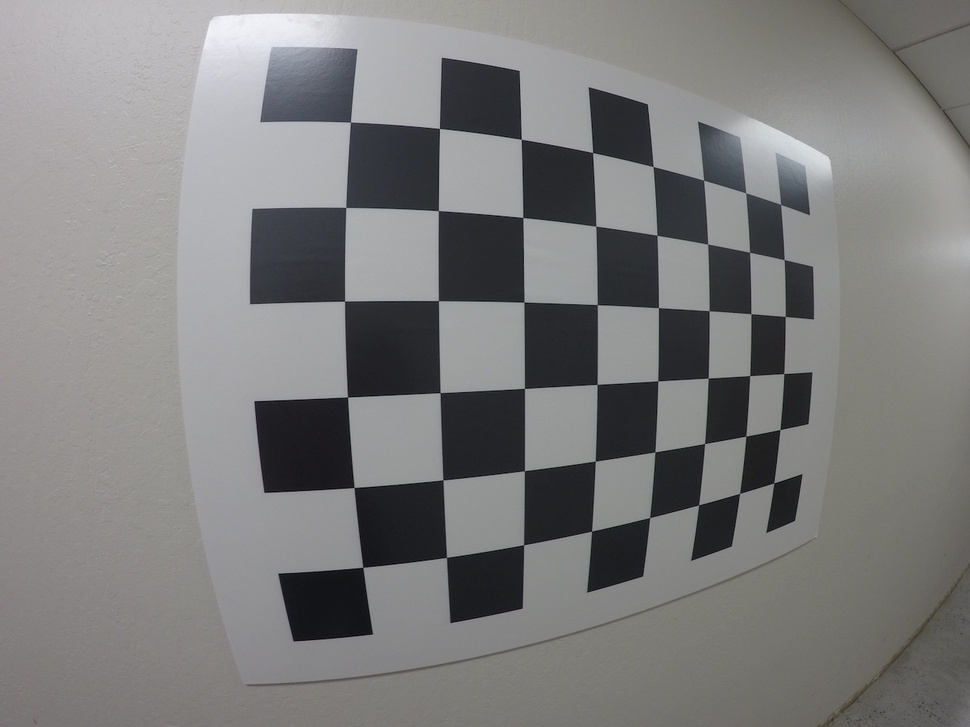
#> input picture CarND-Camera-Calibration-master/calibration_wide/GOPR0032.jpg, 970 x 727 px, shrunk from 1280 x 960 before the run; its folder holds 6 pictures in this run
$ jupyter execute --allow-errors camera_calibration.ipynb   (shell and % lines are left out)   (Python 2 division)
#> lines starting #> are read from the running program, lines starting #| are printed output that depends on the picture
#> further down, img is the input picture: shape (727, 970, 3); mean R, G, B 125.1, 124.9, 124.7
#> `ret, corners = cv2.findChessboardCorners(gray, (8,6), None)`: ret = True; corners = 48 rows, first 8: [350.4, 122], [439.4, 128.4], [521.3, 139.2], [592.7, 152.7], [653.1, 166.5], [703.6, 180.2], [745.7, 192.7], [780.6, 204.5]
[cell 1]
# %%HTML
# <style> code {background-color : pink !important;} </style>

Camera Calibration with OpenCV
===

### Run the code in the cell below to extract object points and image points for camera calibration.

[cell 2]
import numpy as np
import cv2
import glob
import matplotlib.pyplot as plt
import matplotlib.image as mpimg

# prepare object points, like (0,0,0), (1,0,0), (2,0,0) ....,(6,5,0)
objp = np.zeros((6*8,3), np.float32)
objp[:,:2] = np.mgrid[0:8, 0:6].T.reshape(-1,2)

# Arrays to store object points and image points from all the images.
objpoints = [] # 3d points in real world space
imgpoints = [] # 2d points in image plane.

# Make a list of calibration images
images = glob.glob('calibration_wide/GO*.jpg')

# Step through the list and search for chessboard corners
#> (the rest of this cell did not finish here and is left out)

### If the above cell ran sucessfully, you should now have `objpoints` and `imgpoints` needed for camera calibration.  Run the cell below to calibrate, calculate distortion coefficients, and test undistortion on an image!

[cell 3]
import pickle

# Test undistortion on an image
img = cv2.imread('calibration_wide/test_image.jpg')
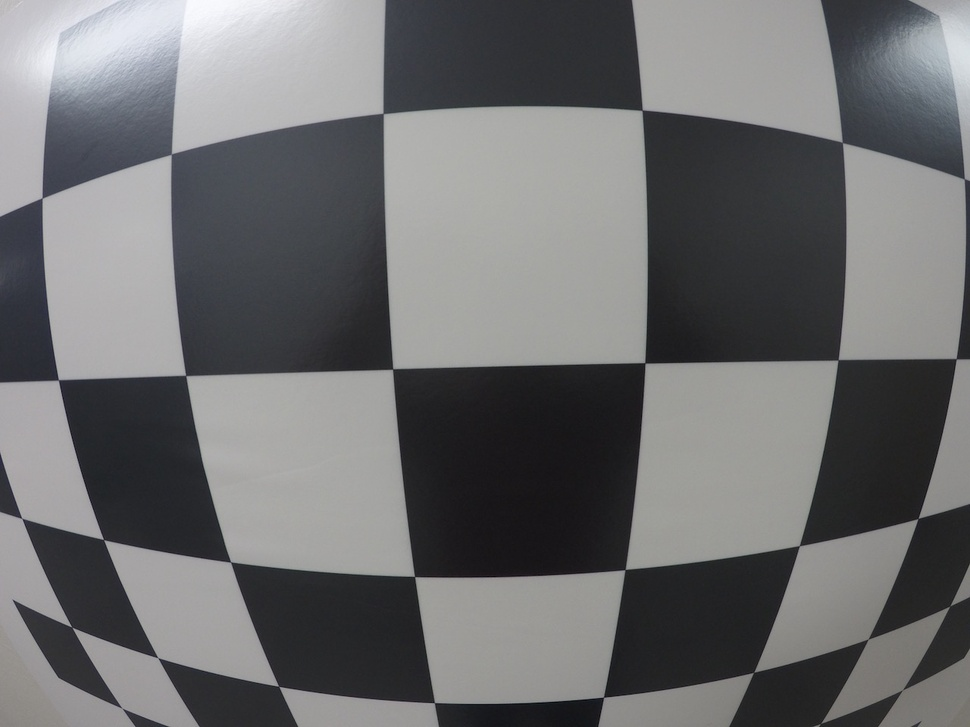
#> input picture CarND-Camera-Calibration-master/calibration_wide/test_image.jpg, 970 x 727 px, shrunk from 1280 x 960 before the run
#> img is the input picture: shape (727, 970, 3); mean B, G, R 110.7, 109.5, 109.1
img_size = (img.shape[1], img.shape[0])
#> img_size = (970, 727)

# Do camera calibration given object points and image points
ret, mtx, dist, rvecs, tvecs = cv2.calibrateCamera(objpoints, imgpoints, img_size,None,None)
#> ret = 0.256; mtx = [[382.6, 0, 484.1], [0, 383.8, 375.4], [0, 0, 1]]; dist = [[-0.222, 0.0884, -0.000206, 0.0058, -0.0261]]; rvecs = ([0.0812, -0.295, -0.0252],); tvecs = ([-1.48, -2.76, 3.64],)

dst = cv2.undistort(img, mtx, dist, None, mtx)
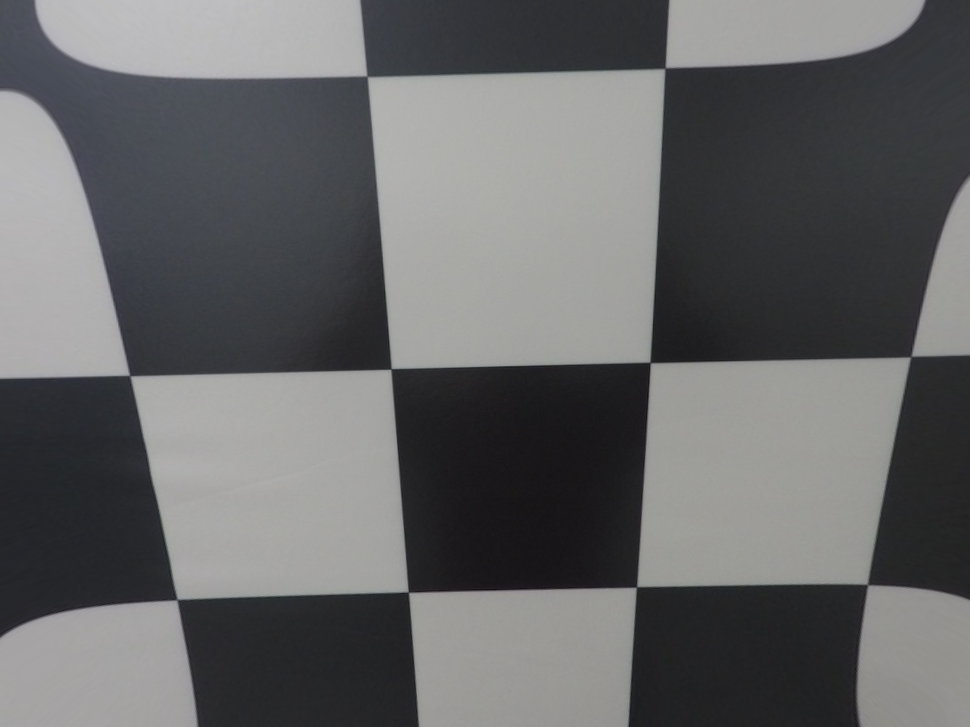
#> dst: shape (727, 970, 3); mean B, G, R 102.9, 102, 101.5
cv2.imwrite('calibration_wide/test_undist.jpg',dst)

# Save the camera calibration result for later use (we won't worry about rvecs / tvecs)
dist_pickle = {}
dist_pickle["mtx"] = mtx
dist_pickle["dist"] = dist
pickle.dump( dist_pickle, open( "calibration_wide/wide_dist_pickle.p", "wb" ) )
#dst = cv2.cvtColor(dst, cv2.COLOR_BGR2RGB)
# Visualize undistortion
f, (ax1, ax2) = plt.subplots(1, 2, figsize=(20,10))
ax1.imshow(img)
ax1.set_title('Original Image', fontsize=30)
ax2.imshow(dst)
ax2.set_title('Undistorted Image', fontsize=30)
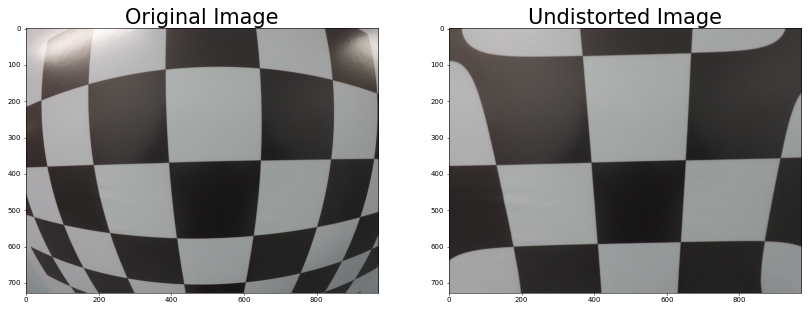
#> figure drawn by matplotlib, 2 panels; B, G, R data is drawn as R, G, B

[cell 4]
# Perspective Transform
import pickle
import cv2
import numpy as np
import matplotlib.pyplot as plt
import matplotlib.image as mpimg

# Read in the saved camera matrix and distortion coefficients
# These are the arrays you calculated using cv2.calibrateCamera()
dist_pickle = pickle.load( open( "calibration_wide/wide_dist_pickle.p", "rb" ) )
mtx = dist_pickle["mtx"]
dist = dist_pickle["dist"]

# Read in an image
img = mpimg.imread('calibration_wide/GOPR0060.jpg')
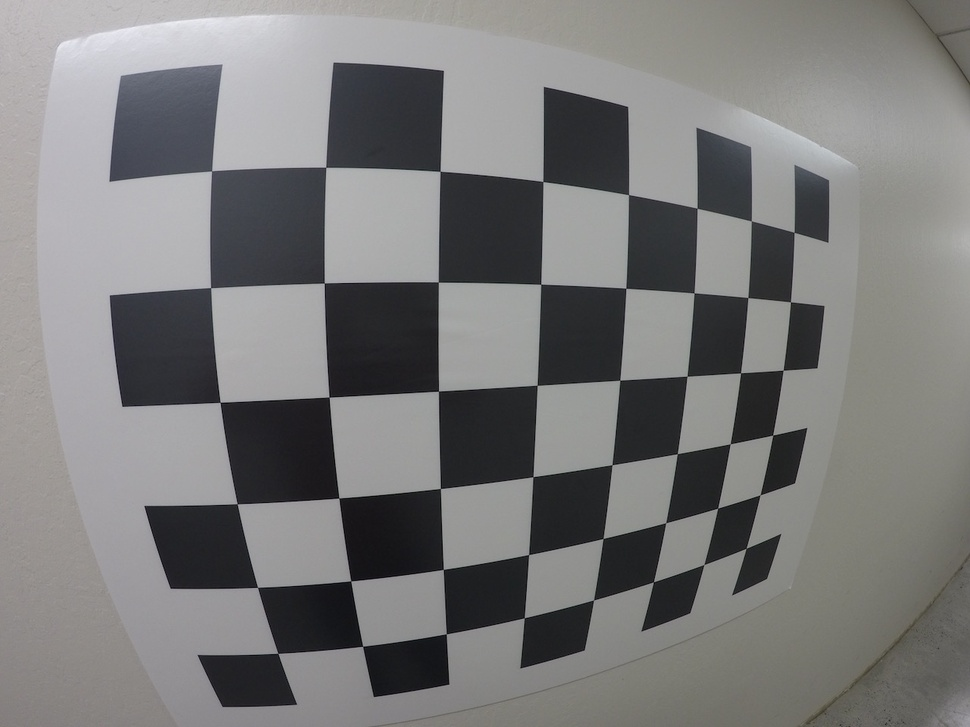
#> input picture CarND-Camera-Calibration-master/calibration_wide/GOPR0060.jpg, 970 x 727 px, shrunk from 1280 x 960 before the run
#> img is the input picture: shape (727, 970, 3); mean R, G, B 122, 121.8, 121.6
nx = 8 # the number of inside corners in x
ny = 6 # the number of inside corners in y

# MODIFY THIS FUNCTION TO GENERATE OUTPUT
# THAT LOOKS LIKE THE IMAGE ABOVE
def corners_unwarp(img, nx, ny, mtx, dist):
    # Use the OpenCV undistort() function to remove distortion
#> called with nx = 8, ny = 6, mtx = array of shape (3, 3), dist = array of shape (1, 5)
    undist = cv2.undistort(img, mtx, dist, None, mtx)
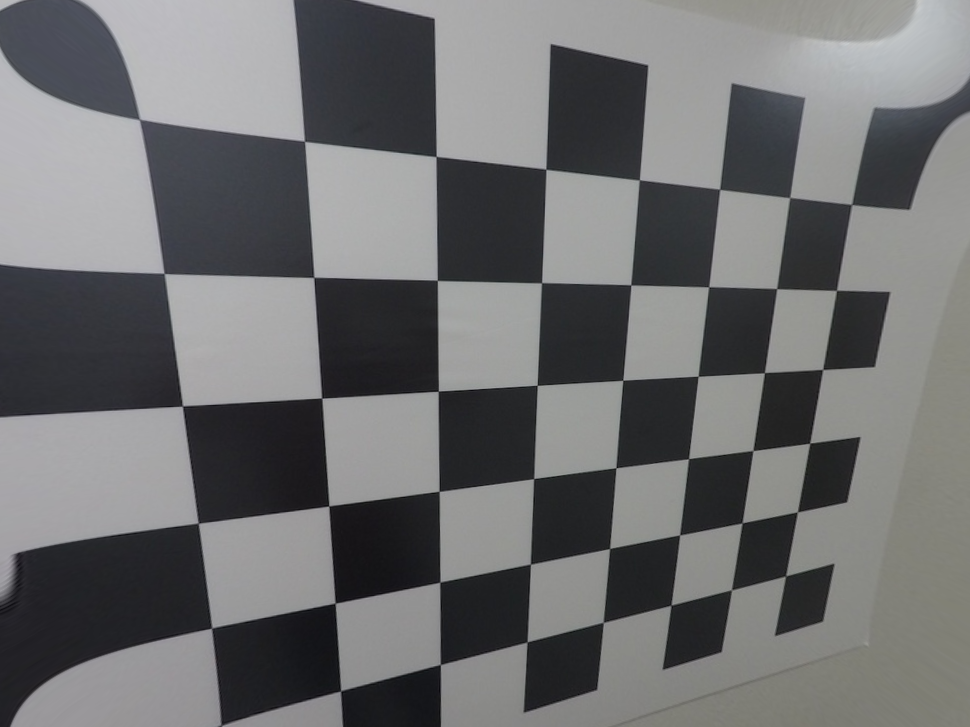
#> undist: shape (727, 970, 3); mean R, G, B 109.5, 110, 111
    # Convert undistorted image to grayscale
    gray = cv2.cvtColor(undist, cv2.COLOR_RGB2GRAY)
    # Search for corners in the grayscaled image
    ret, corners = cv2.findChessboardCorners(gray, (nx, ny), None)
#> ret = False; corners = None

    if ret == True:
        # If we found corners, draw them! (just for fun)
        cv2.drawChessboardCorners(undist, (nx, ny), corners, ret)
        # Choose offset from image corners to plot detected corners
        # This should be chosen to present the result at the proper aspect ratio
        # My choice of 100 pixels is not exact, but close enough for our purpose here
        offset = 100 # offset for dst points
        # Grab the image shape
        img_size = (gray.shape[1], gray.shape[0])

        # For source points I'm grabbing the outer four detected corners
        src = np.float32([corners[0], corners[nx-1], corners[-1], corners[-nx]])
        # For destination points, I'm arbitrarily choosing some points to be
        # a nice fit for displaying our warped result
        # again, not exact, but close enough for our purposes
        dst = np.float32([[offset, offset], [img_size[0]-offset, offset],
                                     [img_size[0]-offset, img_size[1]-offset],
                                     [offset, img_size[1]-offset]])
        # Given src and dst points, calculate the perspective transform matrix
        M = cv2.getPerspectiveTransform(src, dst)
        # Warp the image using OpenCV warpPerspective()
        warped = cv2.warpPerspective(undist, M, img_size)

    else:
        warped, M = None, None

    # Return the resulting image and matrix
    return warped, M

warped, M = corners_unwarp(img, nx, ny, mtx, dist)
